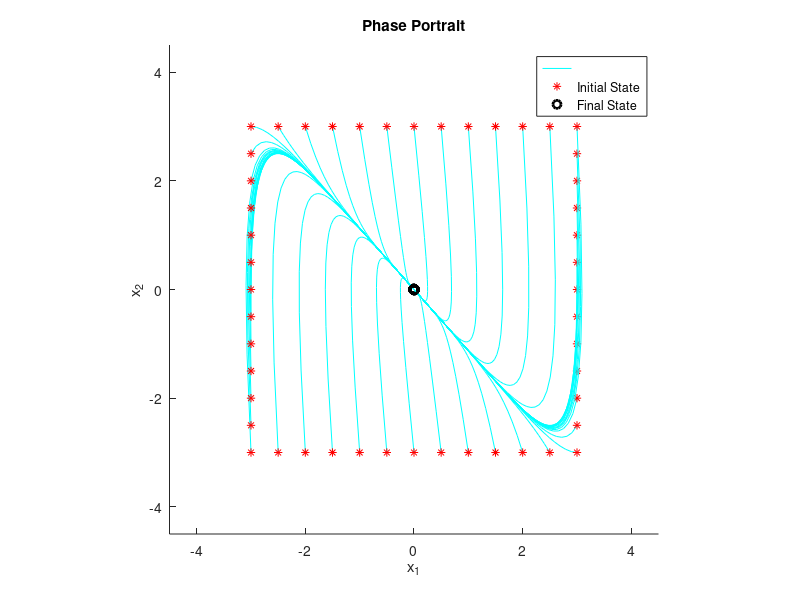

The MATLAB script that drew this image:
% Erivelton Gualter
% 01/17/2019
%
% Nonlinear System - Homework 1 - Question 4

function question4()
    A = [0 1; -10 -10];
    B = [0; 0];
    C = [1 0; 0 1];
    D = 0;

    sys = ss(A,B,C,D);

    figure('Name','Question 4 - Phase Portrait','NumberTitle','off');
    hold on;
    axis equal

    xl = 3; yl = 3;
    for x = -xl:0.5:xl
        for y = -yl:0.5:yl
            if abs(x) == xl || abs(y) == yl
                x0 = [x; y];
                [~,T,X] = initial(sys, x0);
                plot(X(:,1), X(:,2), 'c'); 
                plot(X(1,1), X(1,2), '*r');
                plot(X(end,1), X(end,2), 'ok', 'LineWidth', 2);
            end
        end
    end

    title('Phase Portrait');
    ylabel('x_2'); xlabel('x_1');
    legend('','Initial State','Final State');
    axis(1.5*[-xl xl -yl yl])

    print('question4','-depsc')
end